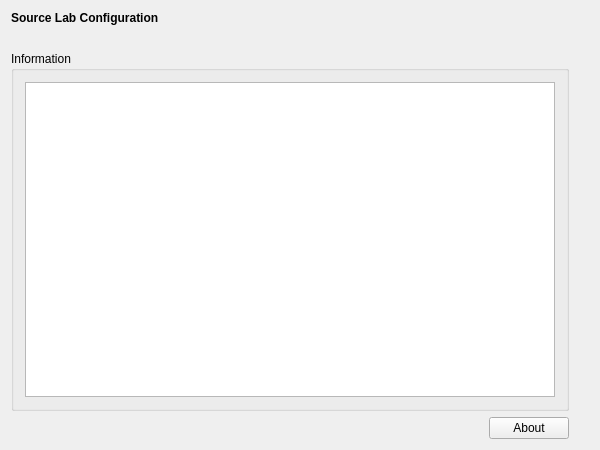
<?xml version="1.0" encoding="UTF-8"?>
<ui version="4.0">
 <class>SourceLabRunWidgetClass</class>
 <widget class="QWidget" name="SourceLabRunWidgetClass">
  <property name="geometry">
   <rect>
    <x>0</x>
    <y>0</y>
    <width>600</width>
    <height>450</height>
   </rect>
  </property>
  <property name="windowTitle">
   <string>DummyRunWidget</string>
  </property>
  <layout class="QVBoxLayout" name="verticalLayout">
   <item>
    <widget class="QLabel" name="m_qLabel_Headline">
     <property name="font">
      <font>
       <weight>75</weight>
       <bold>true</bold>
      </font>
     </property>
     <property name="text">
      <string>Source Lab Configuration</string>
     </property>
    </widget>
   </item>
   <item>
    <spacer name="m_qVerticalSpacer_Headline">
     <property name="orientation">
      <enum>Qt::Vertical</enum>
     </property>
     <property name="sizeType">
      <enum>QSizePolicy::Fixed</enum>
     </property>
     <property name="sizeHint" stdset="0">
      <size>
       <width>20</width>
       <height>20</height>
      </size>
     </property>
    </spacer>
   </item>
   <item>
    <layout class="QGridLayout" name="m_qGridLayout_main">
     <item row="0" column="0" colspan="2">
      <widget class="QGroupBox" name="m_qGroupBox_Information">
       <property name="sizePolicy">
        <sizepolicy hsizetype="Preferred" vsizetype="Preferred">
         <horstretch>0</horstretch>
         <verstretch>0</verstretch>
        </sizepolicy>
       </property>
       <property name="title">
        <string>Information</string>
       </property>
       <layout class="QGridLayout" name="gridLayout">
        <item row="0" column="0">
         <widget class="QTextBrowser" name="m_qTextBrowser_Information"/>
        </item>
       </layout>
      </widget>
     </item>
     <item row="1" column="0">
      <spacer name="m_qHorizontalSpacer_About">
       <property name="orientation">
        <enum>Qt::Horizontal</enum>
       </property>
       <property name="sizeHint" stdset="0">
        <size>
         <width>40</width>
         <height>20</height>
        </size>
       </property>
      </spacer>
     </item>
     <item row="1" column="1">
      <widget class="QPushButton" name="m_qPushButton_About">
       <property name="text">
        <string>About</string>
       </property>
      </widget>
     </item>
     <item row="0" column="2">
      <spacer name="m_qVerticalSpacer_Bottom">
       <property name="orientation">
        <enum>Qt::Vertical</enum>
       </property>
       <property name="sizeHint" stdset="0">
        <size>
         <width>20</width>
         <height>142</height>
        </size>
       </property>
      </spacer>
     </item>
    </layout>
   </item>
  </layout>
 </widget>
 <layoutdefault spacing="6" margin="11"/>
 <resources/>
 <connections/>
</ui>
